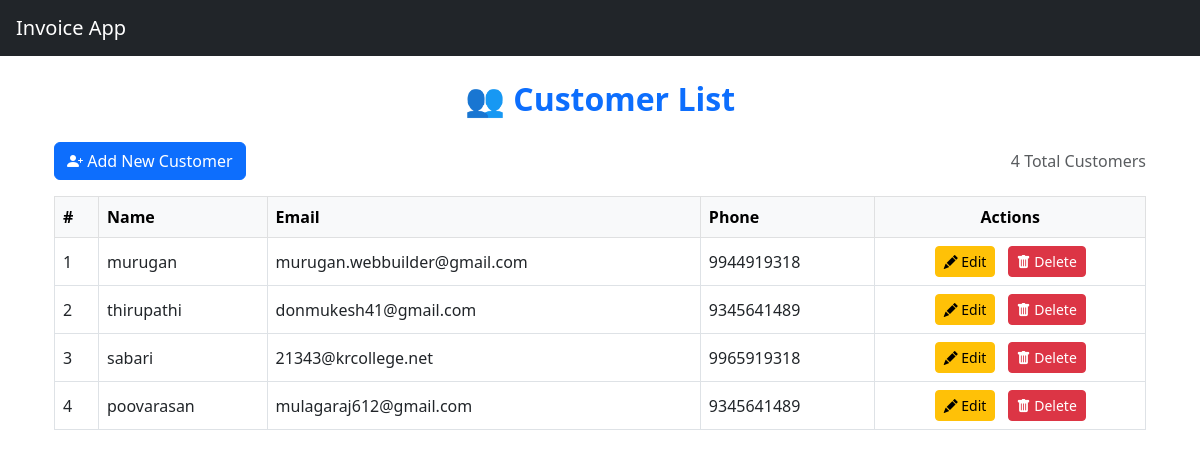
/invoice/customers/ (signed in), run on the app's committed database.
### app1/models.py (models this page shows, shortened)
class Customer(models.Model):
    name = models.CharField(max_length=100)
    email = models.EmailField()
    phone = models.CharField(max_length=15)
    address = models.TextField()

### app1/views.py (the view)
# urls.py: path('customers/', views.customer_list, name='customer_list'),
@login_required
def customer_list(request):
    customers = Customer.objects.all()
    return render(request, "invoice_app/customer_list.html", {"customers": customers})

### app1/templates/invoice_app/customer_list.html (shortened to what this page needs)
{% extends 'invoice_app/base.html' %}
{% block content %}
<div class="container my-4">
  <h2 class="mb-4 fw-bold text-primary text-center">👥 Customer List</h2>
  <div class="d-flex justify-content-between align-items-center mb-3 flex-wrap gap-2">
    <a href="{% url 'customer_create' %}" class="btn btn-primary">
      <i class="bi bi-person-plus-fill"></i> Add New Customer
    </a>
    <span class="text-muted">{{ customers|length }} Total Customers</span>
  </div>
  {% if customers %}
  <div class="table-responsive">
    <table class="table table-hover table-bordered align-middle text-nowrap">
      <thead class="table-light">
        <tr>
          <th scope="col">#</th>
          <th scope="col">Name</th>
          <th scope="col">Email</th>
          <th scope="col">Phone</th>
          <th scope="col" class="text-center">Actions</th>
        </tr>
      </thead>
      <tbody>
        {% for customer in customers %}
        <tr>
          <td>{{ forloop.counter }}</td>
          <td>{{ customer.name }}</td>
          <td>{{ customer.email }}</td>
          <td>{{ customer.phone }}</td>
          <td class="text-center">
            <a href="{% url 'customer_edit' customer.id %}" class="btn btn-sm btn-warning me-2">
              <i class="bi bi-pencil-fill"></i> Edit
            </a>
            <a href="{% url 'customer_delete' customer.id %}" class="btn btn-sm btn-danger">
              <i class="bi bi-trash-fill"></i> Delete
            </a>
          </td>
        </tr>
        {% endfor %}
      </tbody>
    </table>
  </div>
  {% else %}
  <div class="alert alert-info text-center">
    <i class="bi bi-info-circle-fill"></i> No customers available. Start by adding one!
  </div>
  {% endif %}
</div>
{% endblock %}

### data on the page
Customer: name "murugan", email "murugan.webbuilder@gmail.com", phone "9944919318"
Customer: name "thirupathi", email "donmukesh41@gmail.com", phone "9345641489"
Customer: name "sabari", email "21343@krcollege.net", phone "9965919318"
Customer: name "poovarasan", email "mulagaraj612@gmail.com", phone "9345641489"

### other printed values
{{ customers|length }} "4"
